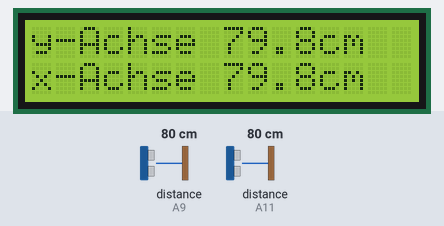
This sketch was run on a simulated Arduino Mega 2560, built with avr-gcc and run on an emulated ATmega2560. Parts: 16×2 character LCD. Wiring (inferred from the names in the program): 2 × ultrasonic range finder: trigger A8, echo A9 / trigger A10, echo A11. The test bench sets the inputs (shaded band); at power-on: distance to the obstacle (sensors on A11, A9) 80 cm. The echo pulse lasts 58.3 µs per cm.

Above: at 1.2 s.
1.3 s: distance to the obstacle (sensor on A11) set to 2 cm
At 3.0 s:
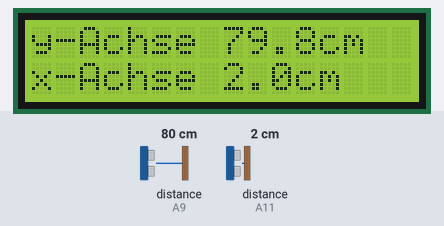
3.6 s: distance to the obstacle (sensor on A9) set to 18 cm
At 4.4 s:
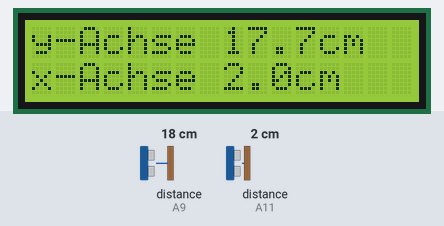
6.6 s: distance to the obstacle (sensor on A11) set to 18 cm
At 7.7 s:
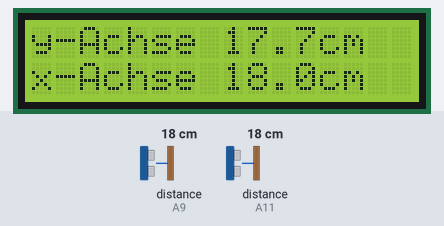
9.6 s: distance to the obstacle (sensor on A9) set to 2 cm
At 11.3 s:
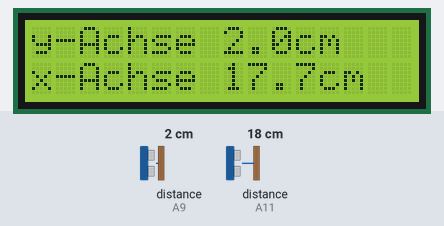
11.7 s: distance to the obstacle (sensor on A9) set to 35 cm
At 13.7 s:
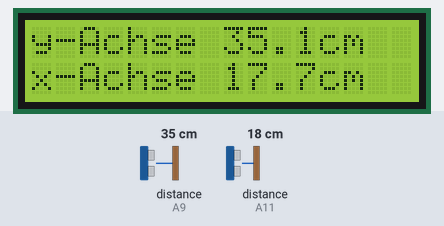
15.7 s: distance to the obstacle (sensor on A11) set to 4 cm
At 17.1 s:
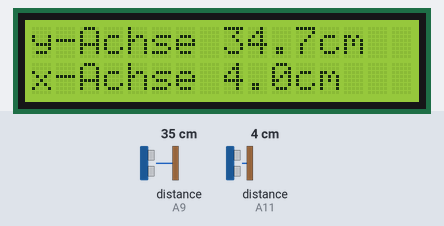
Timing chart, 0 to 18.7 s (numbered marks = the images above; inputs shaded):
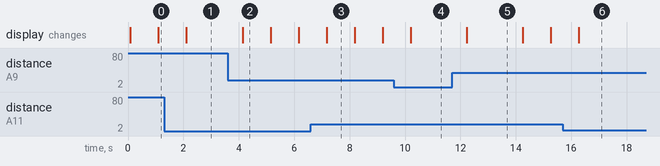

The sketch:

LCD_Distanzmessung_mit_ArduinoDUE_und_Ultraschallsensor.ino
```cpp
 #include <LiquidCrystal.h> //Load Liquid Crystal Library
LiquidCrystal LCD(48, 49, 50, 51, 52, 53);  //Create Liquid Crystal Object called LCD

int trigPinX=A10; //Sensor Trip pin connected to Arduino pin A10
int echoPinX=A11;  //Sensor Echo pin connected to Arduino pin A11
int echoPinY=A9;  //Sensor Echo pin connected to Arduino pin A9
int trigPinY=A8;  //Sensor Echo pin connected to Arduino pin A8
int myCounter=0;  //declare your variable myCounter and set to 0
float pingTimeX;  //time for ping to travel from sensor to target and return for x-Axis
float pingTimeY;  //time for ping to travel from sensor to target and return for y-Axis
float targetDistanceX; //Distance to Target in centimeters
float targetDistanceY; //Distance to Target in centimeters
float speedOfSound=1236; //Speed of sound in kilometers per hour when temp is 20 degrees Celsius.

void setup() {

  Serial.begin(9600);
  pinMode(trigPinX, OUTPUT);
  pinMode(echoPinX, INPUT);
  pinMode(trigPinY, OUTPUT);
  pinMode(echoPinY, INPUT);

  LCD.begin(16,2); //Tell Arduino to start your 16 column 2 row LCD
  LCD.setCursor(0,0);  //Set LCD cursor to upper left corner, column 0, row 0
  LCD.print("y-Achse");  //Print Message on First Row
  LCD.setCursor(0,1);  //Set cursor to first column of second row
  LCD.print("x-Achse"); //Print blanks to clear the row
}

void loop() {

  digitalWrite(trigPinX, LOW); //Set trigger pin low
  delayMicroseconds(2000); //Let signal settle
  digitalWrite(trigPinX, HIGH); //Set trigPin high
  delayMicroseconds(15); //Delay in high state
  digitalWrite(trigPinX, LOW); //ping has now been sent
  delayMicroseconds(10); //Delay in high state

  pingTimeX = pulseIn(echoPinX, HIGH);  //pingTime is presented in microceconds
  pingTimeX=pingTimeX/1000000; //convert pingTime to seconds by dividing by 1000000 (microseconds in a second)
  pingTimeX=pingTimeX/3600; //convert pingtime to hourse by dividing by 3600 (seconds in an hour)
  targetDistanceX= speedOfSound * pingTimeX;  //This will be in miles, since speed of sound was miles per hour
  targetDistanceX=targetDistanceX/2; //Remember ping travels to target and back from target, so you must divide by 2 for actual target distance.
  targetDistanceX= targetDistanceX*100000;    //Convert miles to cm by multipling by 160934.4 (cm per mile)

  LCD.setCursor(8,1);   //Set Cursor again to eigth column of second row
  LCD.print(targetDistanceX, 1); //Print measured distance
  LCD.print("cm      ");  //Print your units.
  digitalWrite(trigPinY, LOW); //Set trigger pin low
  delayMicroseconds(2000); //Let signal settle
  digitalWrite(trigPinY, HIGH); //Set trigPin high
  delayMicroseconds(15); //Delay in high state
  digitalWrite(trigPinY, LOW); //ping has now been sent
  delayMicroseconds(10); //Delay in high state

  pingTimeY = pulseIn(echoPinY, HIGH);  //pingTime is presented in microceconds
  pingTimeY=pingTimeY/1000000; //convert pingTime to seconds by dividing by 1000000 (microseconds in a second)
  pingTimeY=pingTimeY/3600; //convert pingtime to hourse by dividing by 3600 (seconds in an hour)
  targetDistanceY= speedOfSound * pingTimeY;  //This will be in miles, since speed of sound was miles per hour
  targetDistanceY=targetDistanceY/2; //Remember ping travels to target and back from target, so you must divide by 2 for actual target distance.
  targetDistanceY= targetDistanceY*100000;    //Convert miles to cm by multipling by 160934.4 (cm per mile)

  LCD.setCursor(8,0);   //Set Cursor again to eigth column of second row
  LCD.print(targetDistanceY, 1); //Print measured distance

  LCD.print("cm      ");  //Print your units.
  delay(1000); //pause to let things settle


  }
```

Measured:
- after the input at 3.6 s, the display: changes after 0.54 s (image 2)
- after the input at 6.6 s, the display: changes after 0.57 s (image 3)
- after the input at 9.6 s, the display: changes after 0.60 s (image 4)
- after the input at 11.7 s, the display: changes after 0.52 s (image 5)
- what the display in image 2 shows lasts 1.0 s, from 4.1 s to 5.1 s
- what the display in image 5 shows lasts 2.0 s, from 12.2 s to 14.2 s
